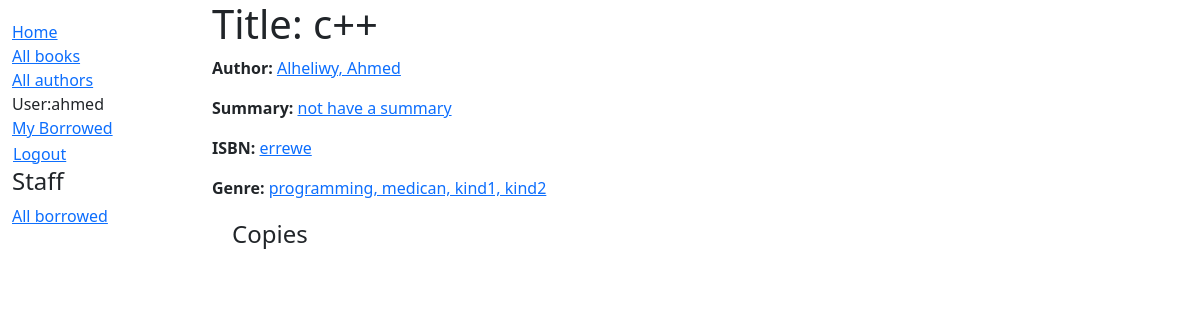
/catalog/book/2 (signed in), run on an earlier commit of the app's database.
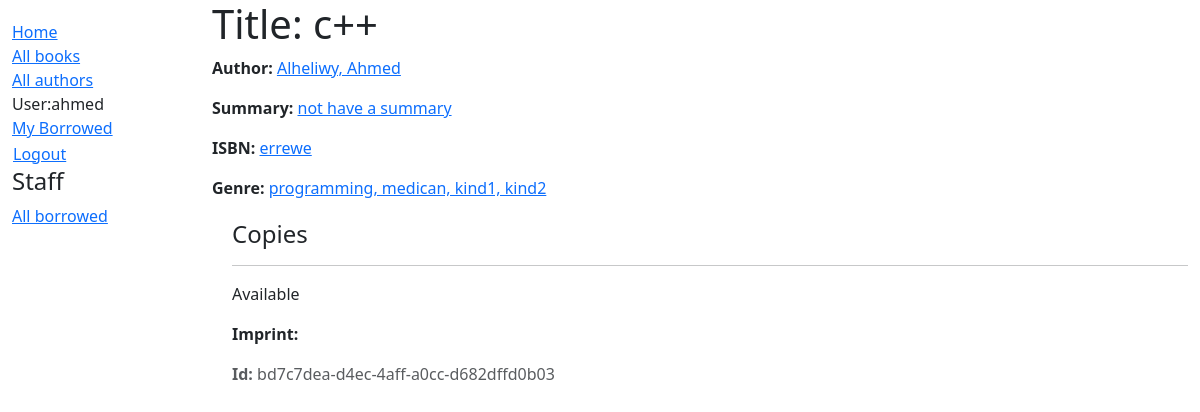
And on a later commit of the database.
### catalog/models.py (models this page shows, shortened)
class BookInstance(models.Model):
    id=models.UUIDField(primary_key=True,default=uuid.uuid4,help_text='Unique ID for book instances')
    book=models.ForeignKey('Book',on_delete=models.RESTRICT,null=True)
    imprint=models.CharField(max_length=200)
    due_back=models.DateField(null=True,blank=True)
    borrower=models.ForeignKey(settings.AUTH_USER_MODEL,on_delete=models.SET_NULL,null=True,blank=True)
    LOAN_STATUS=(
            ('m','Maintenance'),
            ('o','On loan'),
            ('a','Available'),
            ('r','Reserved'),
            )
    status=models.CharField(max_length=1,
                            choices=LOAN_STATUS,
                            blank=True,default='m',
                            help_text='Book Available',)
    class Meta:
        ordering=['due_back']
    class meta:
        permissisons=(('can_mark_returned','Set book as returned'),)

### catalog/views.py (the view)
# urls.py: path('book/<int:pk>',views.BookDetailView.as_view(),name='book-detail'),
class BookDetailView(LoginRequiredMixin,generic.DetailView):
    login_url='/accounts/login'
    redirect_field_name='redirect_to'
    model=Book

### catalog/models.py (called while the page is built)
    def __str__(self):
        return self.name

    def __str__(self):
        return f'{self.last_name}, {self.first_name}'

### catalog/templates/catalog/book_detail.html (shortened to what this page needs)
{% extends "base_generic.html" %}
{% block content %}
 <h1>Title: {{book.title}}</h1>
 <p><strong>Author: </strong> <a href="{% url 'author-detail' book.author.pk %}">{{book.author}}</a></p>
 <p><strong>Summary: </strong> <a href="">{{book.summary}}</a></p>
 <p><strong>ISBN: </strong> <a href="">{{book.isbn}}</a></p>
 <p><strong>Genre: </strong> <a href="">{{book.genre.all | join:", "}}</a></p>
 <div style=' margin-left: 20px ; margin-top: 20px;'>
     <h4>Copies</h4>
     {% for copy in  book.bookinstance_set.all %}
        <hr/>
        <p class='{% if copy.status == 'a' %}text-success{% elif
        copy.status =='m' %}text-danger{% else %}text-warning
        {% endif %}'>
        {{ copy.get_status_display }}
        </p>
        <p><strong>Imprint:</strong> {{copy.Imprint}}</p>
        <p class='text-muted'><strong>Id:</strong> {{copy.id}}
    {% endfor %}
 </div>
{% endblock %}

What changed in the data, as far as the page shows it:
now on this page (row edited): BookInstance: status "Available", id "bd7c7dea-d4ec-4aff-a0cc-d682dffd0b03"
